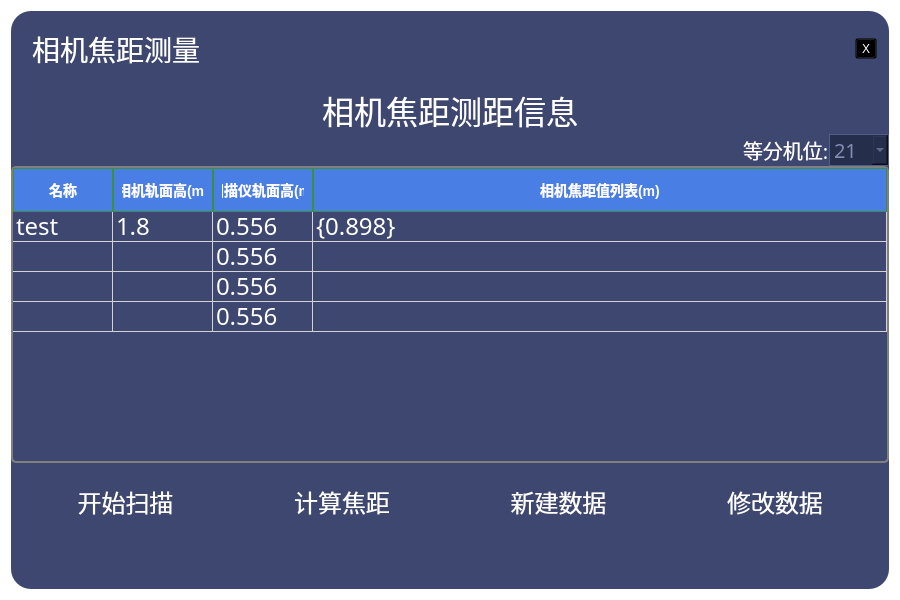
<?xml version="1.0" encoding="UTF-8"?>
<ui version="4.0">
 <class>CameraFocalLengthDialog</class>
 <widget class="QDialog" name="CameraFocalLengthDialog">
  <property name="geometry">
   <rect>
    <x>0</x>
    <y>0</y>
    <width>900</width>
    <height>600</height>
   </rect>
  </property>
  <property name="windowTitle">
   <string>Dialog</string>
  </property>
  <property name="styleSheet">
   <string notr="true">QDialog {
	border-radius: 20px;
	background: transparent;
	border: 1px solid rgba(255, 255, 255, 51);
}
QWidget {
	font-family: &quot;思源黑体&quot;;
	color: white;
	background: transparent;
}</string>
  </property>
  <layout class="QVBoxLayout" name="verticalLayout">
   <item>
    <widget class="QWidget" name="centralwidget" native="true">
     <property name="styleSheet">
      <string notr="true">QWidget#centralwidget{
	border-radius: 20px;
	background: rgba(61, 71, 112, 1);
}</string>
     </property>
     <layout class="QVBoxLayout" name="verticalLayout_2" stretch="0,0,0,1,0">
      <property name="spacing">
       <number>0</number>
      </property>
      <property name="leftMargin">
       <number>0</number>
      </property>
      <property name="topMargin">
       <number>0</number>
      </property>
      <property name="rightMargin">
       <number>0</number>
      </property>
      <property name="bottomMargin">
       <number>48</number>
      </property>
      <item>
       <widget class="QWidget" name="widget_title" native="true">
        <property name="maximumSize">
         <size>
          <width>16777215</width>
          <height>75</height>
         </size>
        </property>
        <property name="styleSheet">
         <string notr="true">QWidget #widget_title{
    background: qlineargradient(x1:0, y1:0, x2:1, y2:0,
        stop:0 rgba(78, 228, 224, 0),
        stop:0.1919 rgba(77, 153, 245, 64),
        stop:1 rgba(78, 218, 227, 0));
}</string>
        </property>
        <layout class="QHBoxLayout" name="horizontalLayout_3" stretch="0,1,0">
         <property name="spacing">
          <number>0</number>
         </property>
         <property name="leftMargin">
          <number>14</number>
         </property>
         <property name="topMargin">
          <number>0</number>
         </property>
         <property name="rightMargin">
          <number>12</number>
         </property>
         <property name="bottomMargin">
          <number>0</number>
         </property>
         <item>
          <widget class="QLabel" name="label_title_icon">
           <property name="sizePolicy">
            <sizepolicy hsizetype="Fixed" vsizetype="Fixed">
             <horstretch>0</horstretch>
             <verstretch>0</verstretch>
            </sizepolicy>
           </property>
           <property name="styleSheet">
            <string notr="true">QWidget {
    background: transparent;
}</string>
           </property>
           <property name="text">
            <string/>
           </property>
           <property name="textFormat">
            <enum>Qt::TextFormat::AutoText</enum>
           </property>
           <property name="pixmap">
            <pixmap resource="../ui.qrc">:/assets/png/tooltip.png</pixmap>
           </property>
          </widget>
         </item>
         <item>
          <widget class="QLabel" name="label_title_text">
           <property name="sizePolicy">
            <sizepolicy hsizetype="Preferred" vsizetype="Fixed">
             <horstretch>0</horstretch>
             <verstretch>0</verstretch>
            </sizepolicy>
           </property>
           <property name="minimumSize">
            <size>
             <width>0</width>
             <height>75</height>
            </size>
           </property>
           <property name="font">
            <font>
             <family>思源黑体</family>
             <pointsize>21</pointsize>
             <bold>false</bold>
             <underline>false</underline>
             <strikeout>false</strikeout>
            </font>
           </property>
           <property name="styleSheet">
            <string notr="true">QWidget {
    background: transparent;
}</string>
           </property>
           <property name="text">
            <string>相机焦距测量</string>
           </property>
          </widget>
         </item>
         <item>
          <widget class="QToolButton" name="toolButton">
           <property name="text">
            <string>X</string>
           </property>
           <property name="icon">
            <iconset resource="../../../main/client/resources.qrc">
             <normaloff>:/assets/button/close.png</normaloff>:/assets/button/close.png</iconset>
           </property>
           <property name="iconSize">
            <size>
             <width>30</width>
             <height>30</height>
            </size>
           </property>
          </widget>
         </item>
        </layout>
       </widget>
      </item>
      <item>
       <widget class="QLabel" name="label_title">
        <property name="font">
         <font>
          <family>思源黑体</family>
          <pointsize>24</pointsize>
         </font>
        </property>
        <property name="text">
         <string>相机焦距测距信息</string>
        </property>
        <property name="alignment">
         <set>Qt::AlignmentFlag::AlignCenter</set>
        </property>
       </widget>
      </item>
      <item>
       <layout class="QHBoxLayout" name="horizontalLayout_4">
        <property name="spacing">
         <number>0</number>
        </property>
        <property name="bottomMargin">
         <number>0</number>
        </property>
        <item>
         <spacer name="horizontalSpacer">
          <property name="orientation">
           <enum>Qt::Orientation::Horizontal</enum>
          </property>
          <property name="sizeHint" stdset="0">
           <size>
            <width>40</width>
            <height>20</height>
           </size>
          </property>
         </spacer>
        </item>
        <item>
         <widget class="QLabel" name="label_2">
          <property name="font">
           <font>
            <family>思源黑体</family>
            <pointsize>15</pointsize>
           </font>
          </property>
          <property name="text">
           <string>等分机位:</string>
          </property>
         </widget>
        </item>
        <item>
         <widget class="QComboBox" name="comboBox_parts">
          <property name="minimumSize">
           <size>
            <width>60</width>
            <height>0</height>
           </size>
          </property>
          <property name="font">
           <font>
            <family>思源黑体</family>
            <pointsize>15</pointsize>
           </font>
          </property>
          <property name="styleSheet">
           <string notr="true">QComboBox{
    background: rgba(37, 46, 74, 1);
    color: rgba(129, 141, 179, 1);
    border: 1px solid rgba(80, 95, 138, 1);
}


/* 下拉列表的样式 */
QComboBox QAbstractItemView {
    border: 1px solid rgba(80, 95, 138, 1);
    background-color: rgba(37, 46, 74, 1);  /* 下拉背景色 */
    selection-background-color: rgba(80, 95, 138, 1);  /* 选中项背景色 */
    color: rgba(129, 141, 179, 1);  /* 文字颜色 */
}</string>
          </property>
          <property name="currentIndex">
           <number>1</number>
          </property>
          <item>
           <property name="text">
            <string>15</string>
           </property>
          </item>
          <item>
           <property name="text">
            <string>21</string>
           </property>
          </item>
         </widget>
        </item>
       </layout>
      </item>
      <item>
       <widget class="QTableWidget" name="tableWidget_CameraFocal">
        <property name="font">
         <font>
          <family>思源黑体</family>
          <pointsize>18</pointsize>
         </font>
        </property>
        <property name="layoutDirection">
         <enum>Qt::LayoutDirection::LeftToRight</enum>
        </property>
        <property name="styleSheet">
         <string notr="true">QHeaderView::section {
    background: rgba(73, 126, 229, 1);
	padding: 8px;
	border: 1px solid #3e8e41;
	font-size: 14px;
	font-weight: bold;
}
QTableWidget {
	background: rgba(61, 71, 112, 1);
	gridline-color: #d4d4d4;
	selection-background-color: #a6a6a6;
	border: 2px solid grey;
	border-radius: 5px;
}
QTableWidget::item {
	padding: 8px;
}
QTableWidget::item:selected {
	background-color: rgb(0, 85, 127);

}</string>
        </property>
        <property name="horizontalScrollBarPolicy">
         <enum>Qt::ScrollBarPolicy::ScrollBarAlwaysOff</enum>
        </property>
        <property name="sizeAdjustPolicy">
         <enum>QAbstractScrollArea::SizeAdjustPolicy::AdjustIgnored</enum>
        </property>
        <property name="editTriggers">
         <set>QAbstractItemView::EditTrigger::DoubleClicked</set>
        </property>
        <property name="tabKeyNavigation">
         <bool>true</bool>
        </property>
        <property name="alternatingRowColors">
         <bool>false</bool>
        </property>
        <property name="verticalScrollMode">
         <enum>QAbstractItemView::ScrollMode::ScrollPerItem</enum>
        </property>
        <property name="showGrid">
         <bool>true</bool>
        </property>
        <property name="gridStyle">
         <enum>Qt::PenStyle::SolidLine</enum>
        </property>
        <property name="sortingEnabled">
         <bool>true</bool>
        </property>
        <property name="wordWrap">
         <bool>true</bool>
        </property>
        <property name="cornerButtonEnabled">
         <bool>true</bool>
        </property>
        <attribute name="horizontalHeaderVisible">
         <bool>true</bool>
        </attribute>
        <attribute name="horizontalHeaderCascadingSectionResizes">
         <bool>true</bool>
        </attribute>
        <attribute name="horizontalHeaderMinimumSectionSize">
         <number>40</number>
        </attribute>
        <attribute name="horizontalHeaderDefaultSectionSize">
         <number>100</number>
        </attribute>
        <attribute name="horizontalHeaderHighlightSections">
         <bool>false</bool>
        </attribute>
        <attribute name="horizontalHeaderShowSortIndicator" stdset="0">
         <bool>true</bool>
        </attribute>
        <attribute name="horizontalHeaderStretchLastSection">
         <bool>true</bool>
        </attribute>
        <attribute name="verticalHeaderVisible">
         <bool>false</bool>
        </attribute>
        <attribute name="verticalHeaderCascadingSectionResizes">
         <bool>false</bool>
        </attribute>
        <attribute name="verticalHeaderHighlightSections">
         <bool>false</bool>
        </attribute>
        <attribute name="verticalHeaderShowSortIndicator" stdset="0">
         <bool>false</bool>
        </attribute>
        <attribute name="verticalHeaderStretchLastSection">
         <bool>false</bool>
        </attribute>
        <row>
         <property name="text">
          <string>新建行</string>
         </property>
        </row>
        <row>
         <property name="text">
          <string>新建行</string>
         </property>
        </row>
        <row>
         <property name="text">
          <string>新建行</string>
         </property>
        </row>
        <row>
         <property name="text">
          <string>新建行</string>
         </property>
        </row>
        <column>
         <property name="text">
          <string>名称</string>
         </property>
        </column>
        <column>
         <property name="text">
          <string>相机轨面高(m)</string>
         </property>
        </column>
        <column>
         <property name="text">
          <string>扫描仪轨面高(m)</string>
         </property>
        </column>
        <column>
         <property name="text">
          <string>相机焦距值列表(m)</string>
         </property>
        </column>
        <item row="0" column="0">
         <property name="text">
          <string>test</string>
         </property>
        </item>
        <item row="0" column="1">
         <property name="text">
          <string>1.8</string>
         </property>
        </item>
        <item row="0" column="2">
         <property name="text">
          <string>0.556</string>
         </property>
        </item>
        <item row="0" column="3">
         <property name="text">
          <string>{0.898}</string>
         </property>
        </item>
        <item row="1" column="2">
         <property name="text">
          <string>0.556</string>
         </property>
        </item>
        <item row="2" column="2">
         <property name="text">
          <string>0.556</string>
         </property>
        </item>
        <item row="3" column="2">
         <property name="text">
          <string>0.556</string>
         </property>
        </item>
       </widget>
      </item>
      <item>
       <widget class="QStackedWidget" name="stackedWidget_action">
        <property name="currentIndex">
         <number>0</number>
        </property>
        <widget class="QWidget" name="page_action">
         <property name="minimumSize">
          <size>
           <width>0</width>
           <height>60</height>
          </size>
         </property>
         <layout class="QHBoxLayout" name="horizontalLayout">
          <item>
           <widget class="QPushButton" name="pushButton_start">
            <property name="minimumSize">
             <size>
              <width>180</width>
              <height>60</height>
             </size>
            </property>
            <property name="font">
             <font>
              <family>思源黑体</family>
              <pointsize>18</pointsize>
             </font>
            </property>
            <property name="styleSheet">
             <string notr="true">    border-radius: 10px;
    background: qlineargradient(x1:0, y1:0, x2:1, y2:0,
        stop:0 rgba(73, 126, 229, 1),
        stop:1 rgba(78, 218, 222, 1));</string>
            </property>
            <property name="text">
             <string>开始扫描</string>
            </property>
           </widget>
          </item>
          <item>
           <widget class="QPushButton" name="pushButton_get">
            <property name="minimumSize">
             <size>
              <width>180</width>
              <height>60</height>
             </size>
            </property>
            <property name="font">
             <font>
              <family>思源黑体</family>
              <pointsize>18</pointsize>
             </font>
            </property>
            <property name="styleSheet">
             <string notr="true">    border-radius: 10px;
    background: qlineargradient(x1:0, y1:0, x2:1, y2:0,
        stop:0 rgba(73, 126, 229, 1),
        stop:1 rgba(78, 218, 222, 1));</string>
            </property>
            <property name="text">
             <string>计算焦距</string>
            </property>
           </widget>
          </item>
          <item>
           <widget class="QPushButton" name="pushButton_new_info">
            <property name="minimumSize">
             <size>
              <width>180</width>
              <height>60</height>
             </size>
            </property>
            <property name="font">
             <font>
              <family>思源黑体</family>
              <pointsize>18</pointsize>
             </font>
            </property>
            <property name="styleSheet">
             <string notr="true">    border-radius: 10px;
    background: qlineargradient(x1:0, y1:0, x2:1, y2:0,
        stop:0 rgba(73, 126, 229, 1),
        stop:1 rgba(78, 218, 222, 1));</string>
            </property>
            <property name="text">
             <string>新建数据</string>
            </property>
           </widget>
          </item>
          <item>
           <widget class="QPushButton" name="pushButton_goto_reset_page">
            <property name="minimumSize">
             <size>
              <width>180</width>
              <height>60</height>
             </size>
            </property>
            <property name="font">
             <font>
              <family>思源黑体</family>
              <pointsize>18</pointsize>
             </font>
            </property>
            <property name="styleSheet">
             <string notr="true">    border-radius: 10px;
    background: qlineargradient(x1:0, y1:0, x2:1, y2:0,
        stop:0 rgba(73, 126, 229, 1),
        stop:1 rgba(78, 218, 222, 1));</string>
            </property>
            <property name="text">
             <string>修改数据</string>
            </property>
           </widget>
          </item>
         </layout>
        </widget>
        <widget class="QWidget" name="page_reset">
         <layout class="QHBoxLayout" name="horizontalLayout_2">
          <property name="spacing">
           <number>12</number>
          </property>
          <property name="leftMargin">
           <number>20</number>
          </property>
          <property name="topMargin">
           <number>0</number>
          </property>
          <property name="rightMargin">
           <number>20</number>
          </property>
          <property name="bottomMargin">
           <number>0</number>
          </property>
          <item>
           <widget class="QLabel" name="label">
            <property name="font">
             <font>
              <family>思源黑体</family>
              <pointsize>17</pointsize>
             </font>
            </property>
            <property name="text">
             <string>选中的数据项:</string>
            </property>
           </widget>
          </item>
          <item>
           <widget class="QLineEdit" name="lineEdit_reset">
            <property name="minimumSize">
             <size>
              <width>0</width>
              <height>60</height>
             </size>
            </property>
            <property name="font">
             <font>
              <family>思源黑体</family>
              <pointsize>18</pointsize>
             </font>
            </property>
            <property name="styleSheet">
             <string notr="true">border-radius: 10px;
background: rgba(37, 46, 74, 1);
border: 1px solid rgba(80, 95, 138, 1);</string>
            </property>
           </widget>
          </item>
          <item>
           <widget class="QPushButton" name="pushButton_reset">
            <property name="minimumSize">
             <size>
              <width>180</width>
              <height>60</height>
             </size>
            </property>
            <property name="font">
             <font>
              <family>思源黑体</family>
              <pointsize>18</pointsize>
             </font>
            </property>
            <property name="styleSheet">
             <string notr="true">    border-radius: 10px;
    background: qlineargradient(x1:0, y1:0, x2:1, y2:0,
        stop:0 rgba(73, 126, 229, 1),
        stop:1 rgba(78, 218, 222, 1));</string>
            </property>
            <property name="text">
             <string>确认修改</string>
            </property>
           </widget>
          </item>
          <item>
           <widget class="QPushButton" name="pushButton_reset_page_quit">
            <property name="minimumSize">
             <size>
              <width>180</width>
              <height>60</height>
             </size>
            </property>
            <property name="font">
             <font>
              <family>思源黑体</family>
              <pointsize>18</pointsize>
             </font>
            </property>
            <property name="styleSheet">
             <string notr="true">    border-radius: 10px;
    background: qlineargradient(x1:0, y1:0, x2:1, y2:0,
        stop:0 rgba(250, 77, 100, 1),
        stop:1 rgba(240, 112, 79, 1));</string>
            </property>
            <property name="text">
             <string>退出修改</string>
            </property>
           </widget>
          </item>
         </layout>
        </widget>
       </widget>
      </item>
     </layout>
    </widget>
   </item>
  </layout>
 </widget>
 <resources>
  <include location="../../../main/client/resources.qrc"/>
  <include location="../ui.qrc"/>
 </resources>
 <connections>
  <connection>
   <sender>toolButton</sender>
   <signal>clicked()</signal>
   <receiver>CameraFocalLengthDialog</receiver>
   <slot>close()</slot>
   <hints>
    <hint type="sourcelabel">
     <x>778</x>
     <y>44</y>
    </hint>
    <hint type="destinationlabel">
     <x>811</x>
     <y>52</y>
    </hint>
   </hints>
  </connection>
 </connections>
</ui>
